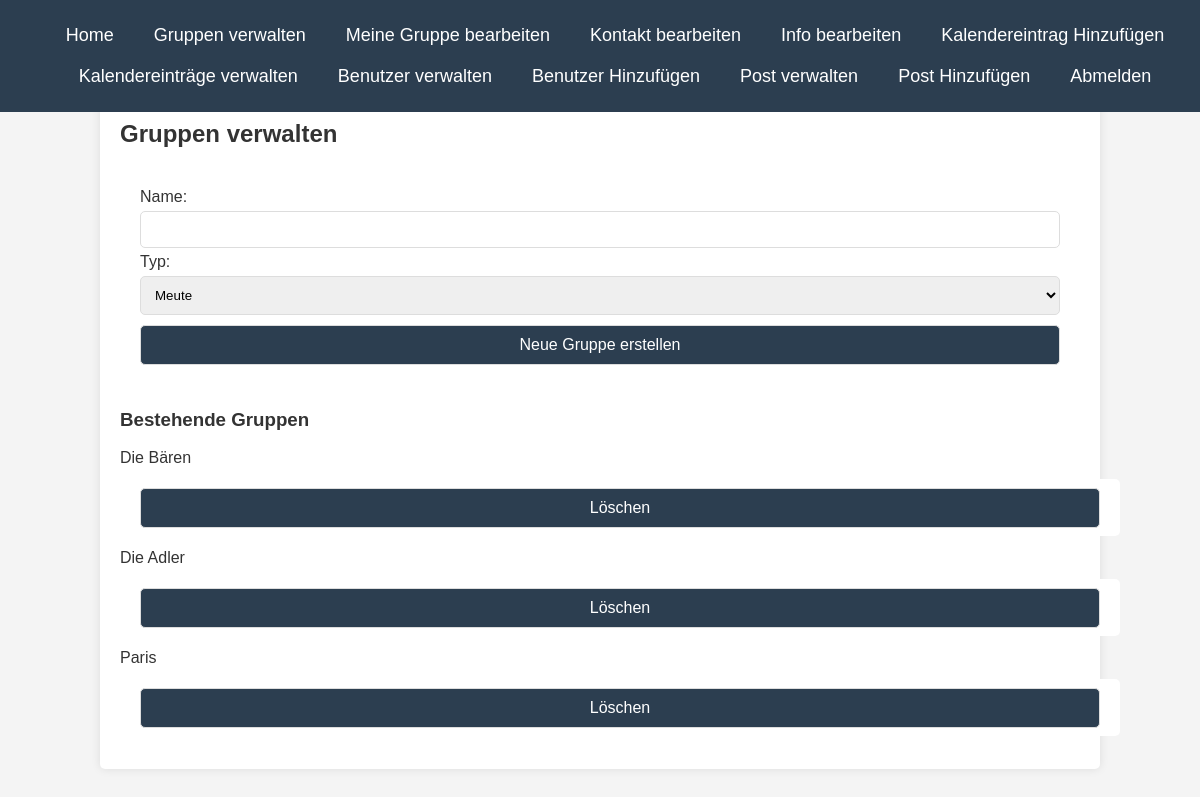
Page /manage_groups.php (signed in) on the committed database.
### tables this page shows
CREATE TABLE groups (
    id INT AUTO_INCREMENT PRIMARY KEY,
    name VARCHAR(100) NOT NULL,
    type ENUM('Meute', 'Sippe') NOT NULL,
    description TEXT,
    photo VARCHAR(255) NOT NULL DEFAULT 'default.jpg',
    meeting_times VARCHAR(255) NULL
);

### manage_groups.php (the view, shortened to what this page needs)
<?php
include 'db.php';
include 'navbareddit.php';
$result = $conn->query("SELECT id, name FROM groups");
?>
<!DOCTYPE html>
<html lang="de">
<head>
    <link rel="stylesheet" href="styles.css">
</head>
<body>
<div class="container">
    <h2>Gruppen verwalten</h2>
    <form method="POST">
        Name: <input type="text" name="new_group_name" required>
        Typ: <select name="type">
            <option value="Meute">Meute</option>
        </select>
        <button type="submit">Neue Gruppe erstellen</button>
    </form>
    <h3>Bestehende Gruppen</h3>
    <?php while ($row = $result->fetch_assoc()) { ?>
        <p><?php echo htmlspecialchars($row['name']); ?>
        <form method="POST" style="display:inline;">
            <button type="submit">Löschen</button>
        </form>
        </p>
    <?php } ?>
	</div>
</body>
</html>

### styles.css (style rules this page uses)
body { font-family: Arial, sans-serif; background-color: #f4f4f4; color: #333; margin: 0; padding: 0; }
body { padding-top: 60px; }
.container { width: 80%; margin: 20px auto; background: white; padding: 20px; box-shadow: 0 0 10px rgba(0, 0, 0, 0.1); border-radius: 5px; }
form { background: #fff; padding: 20px; border-radius: 5px; }
input, textarea, select, button { width: 100%; padding: 10px; margin: 5px 0; border: 1px solid #ddd; border-radius: 5px; }
button { background-color: #2c3e50; color: white; font-size: 16px; cursor: pointer; }

### rows in the picture
groups: name "Die Bären"
groups: name "Die Adler"
groups: name "Paris"
